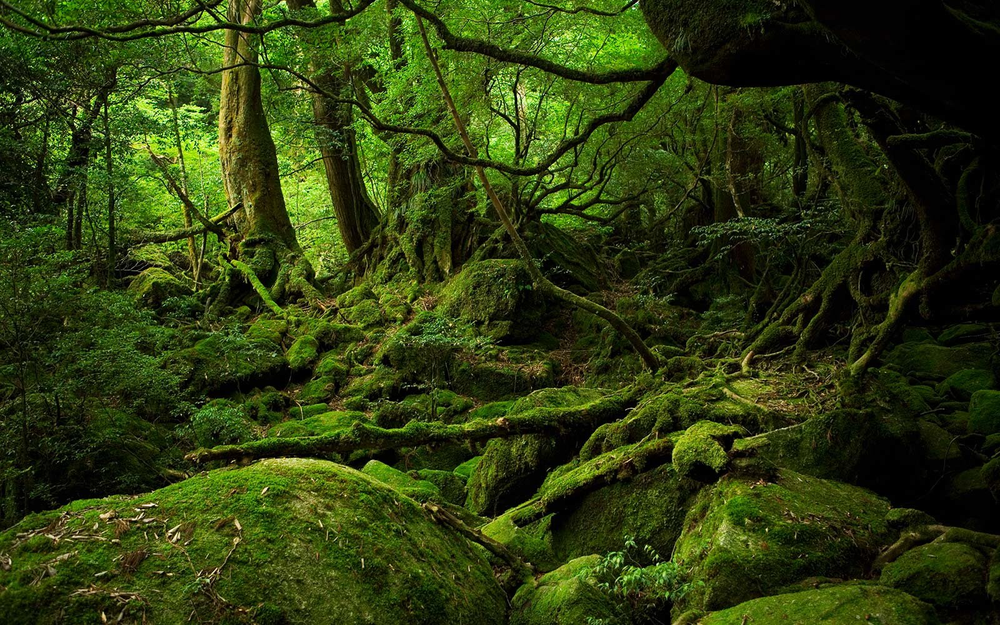
#> input picture server/fire_dataset/non_fire_images/non_fire.101.png, 1000 x 625 px, shrunk from 1600 x 1000 before the run; its folder holds only this picture in this run
$ python main.py
#> lines starting #> are read from the running program, lines starting #| are printed output that depends on the picture
import cv2  # interacting with cameras/video
import matplotlib.pyplot as plt # displaying analyzed images/video
import seaborn as sns   # library for the heatmap functionality
import os

# function to create new dataset of heatmap images
def generate_heatmap(image_path, output_folder):
    # open up an image with cv2
#> called with output_folder = 'fire_dataset/heatmap_non_fire_images'
    image = cv2.imread(image_path, cv2.IMREAD_GRAYSCALE)  # load up image and convert to grayscale
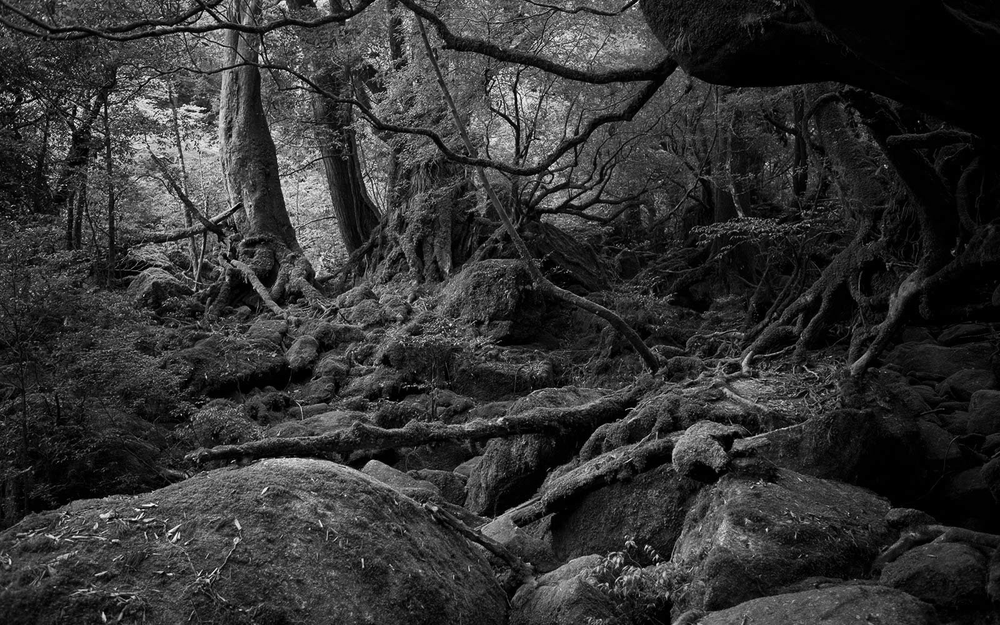
#> image: shape (625, 1000); min 0, max 253, mean 50.9

    # normalize the pixels to values 0 - 1
    normalized_image = image / 255.0

    # display the figure and create the heatmap
    plt.figure(figsize=(8,6))
    sns.heatmap(normalized_image, cmap="inferno", cbar=True)

    # remove axis
    plt.axis('off')

    # save the image
    filename = os.path.basename(image_path)
    output_path = os.path.join(output_folder, filename)
    plt.savefig(output_path)
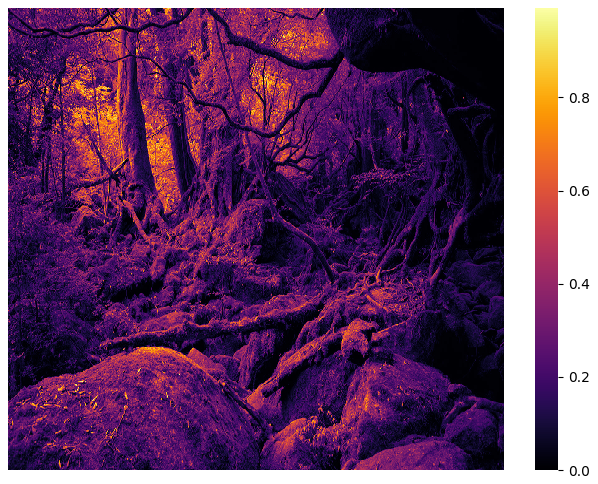
#> figure drawn by matplotlib, 2 panels
    plt.close() # properly close image and remove from memory

# checks to see if this file is the active file being run
# if so, then this code will execute
if __name__ == "__main__":
    input_folder = "fire_dataset/non_fire_images"   # input data
    output_folder = "fire_dataset/heatmap_non_fire_images"  # output dataset
    os.makedirs(output_folder, exist_ok=True)   # create the output folder if it doesn't exist already

    # iterate through images in input folder
    for img in os.listdir(input_folder):
        # create the image path and generate the heatmap
        image_path = os.path.join(input_folder, img)
        generate_heatmap(image_path, output_folder)

$ run again, on server/fire_dataset/non_fire_images/non_fire.109.png
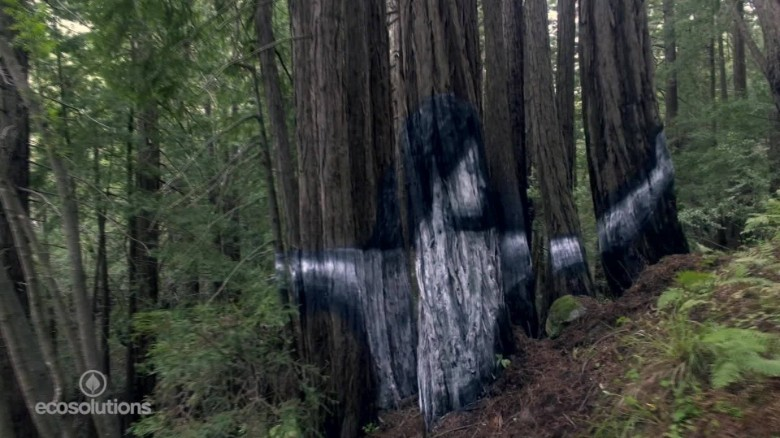
#> input picture server/fire_dataset/non_fire_images/non_fire.109.png, 780 x 438 px
#> in generate_heatmap, `image = cv2.imread(image_path, cv2.IMREAD_GRAYSCALE)`:
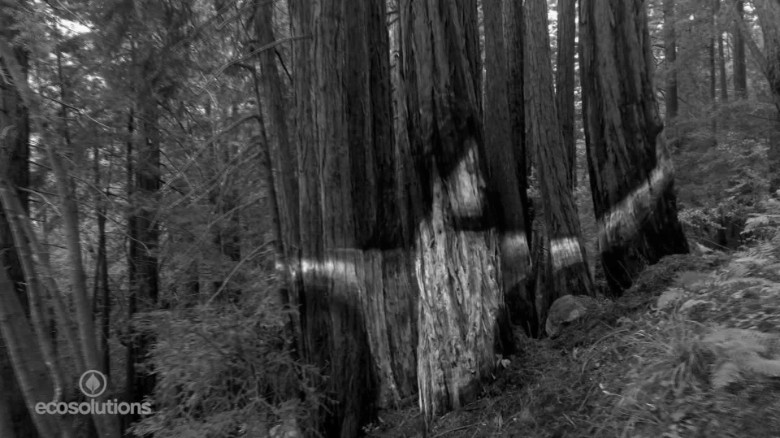
#> image: shape (438, 780); min 0, max 255, mean 60.7
#> in generate_heatmap, `plt.savefig(output_path)`:
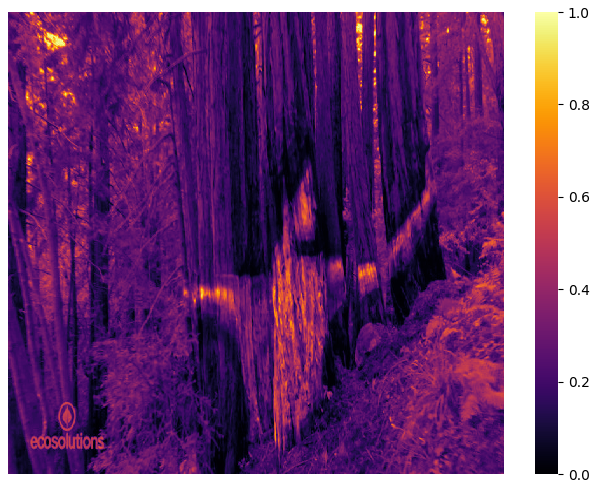
#> figure drawn by matplotlib, 2 panels

$ run again, on server/fire_dataset/non_fire_images/non_fire.115.png
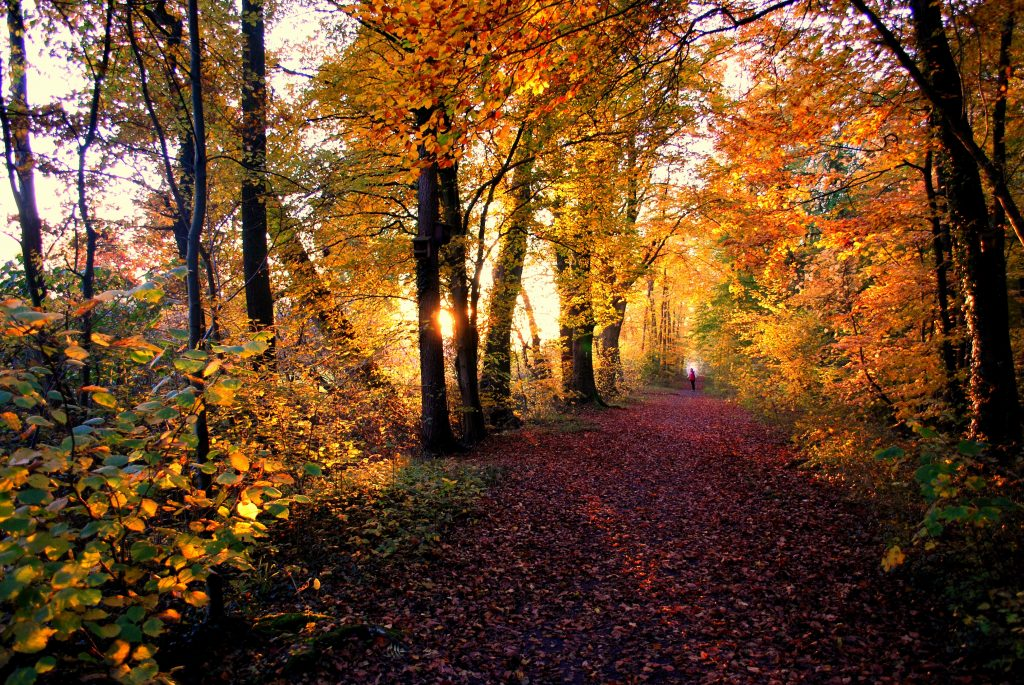
#> input picture server/fire_dataset/non_fire_images/non_fire.115.png, 1024 x 685 px
#> in generate_heatmap, `image = cv2.imread(image_path, cv2.IMREAD_GRAYSCALE)`:
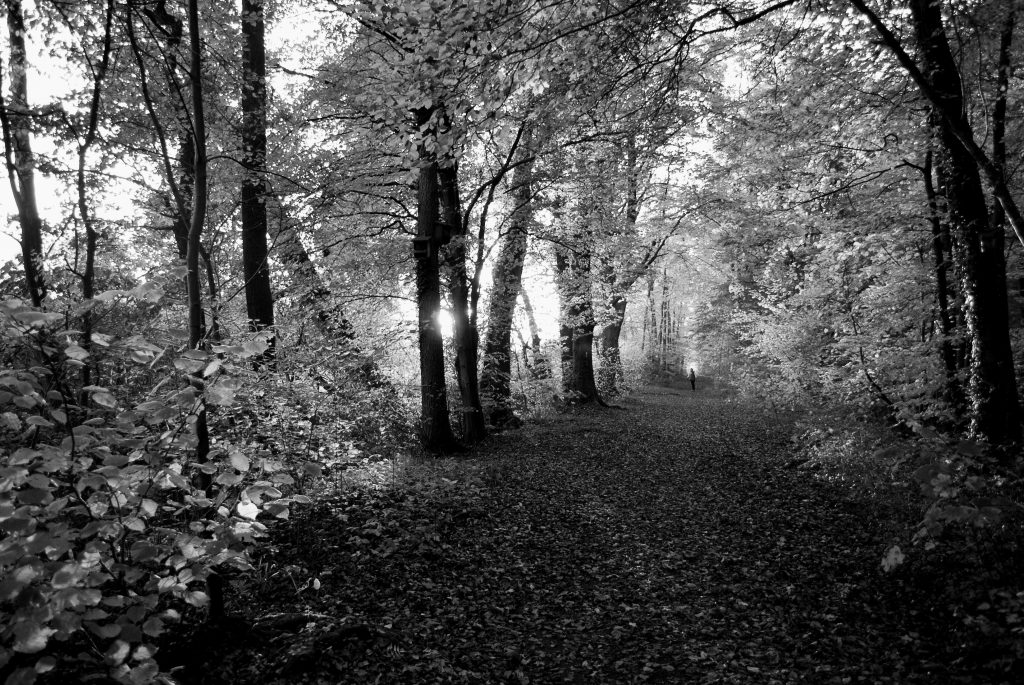
#> image: shape (685, 1024); min 0, max 255, mean 78.1
#> in generate_heatmap, `plt.savefig(output_path)`:
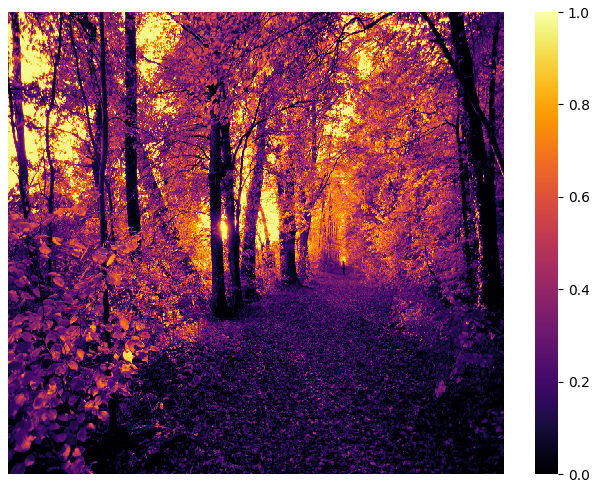
#> figure drawn by matplotlib, 2 panels

$ run again, on server/fire_dataset/non_fire_images/non_fire.116.png
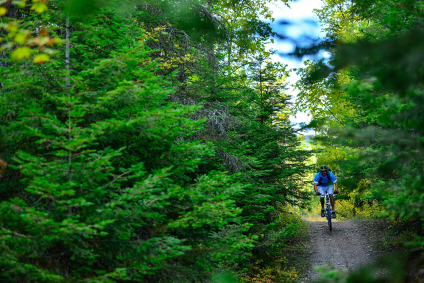
#> input picture server/fire_dataset/non_fire_images/non_fire.116.png, 424 x 283 px
#> in generate_heatmap, `image = cv2.imread(image_path, cv2.IMREAD_GRAYSCALE)`:
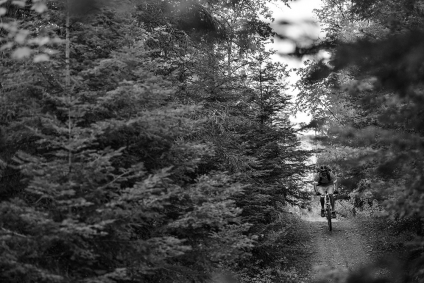
#> image: shape (283, 424); min 2, max 255, mean 72.6
#> in generate_heatmap, `plt.savefig(output_path)`:
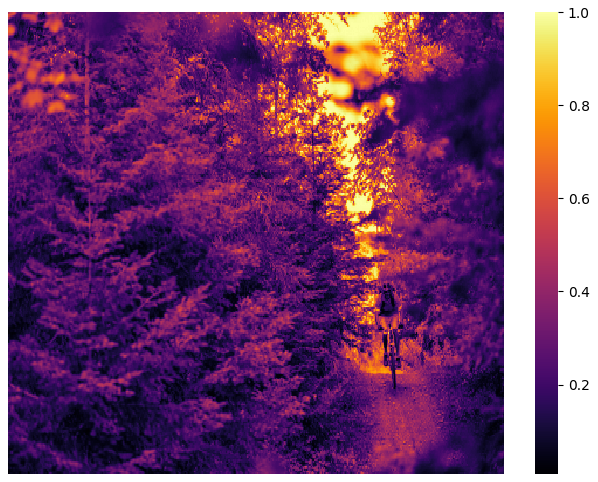
#> figure drawn by matplotlib, 2 panels

$ run again, on server/fire_dataset/non_fire_images/non_fire.106.png
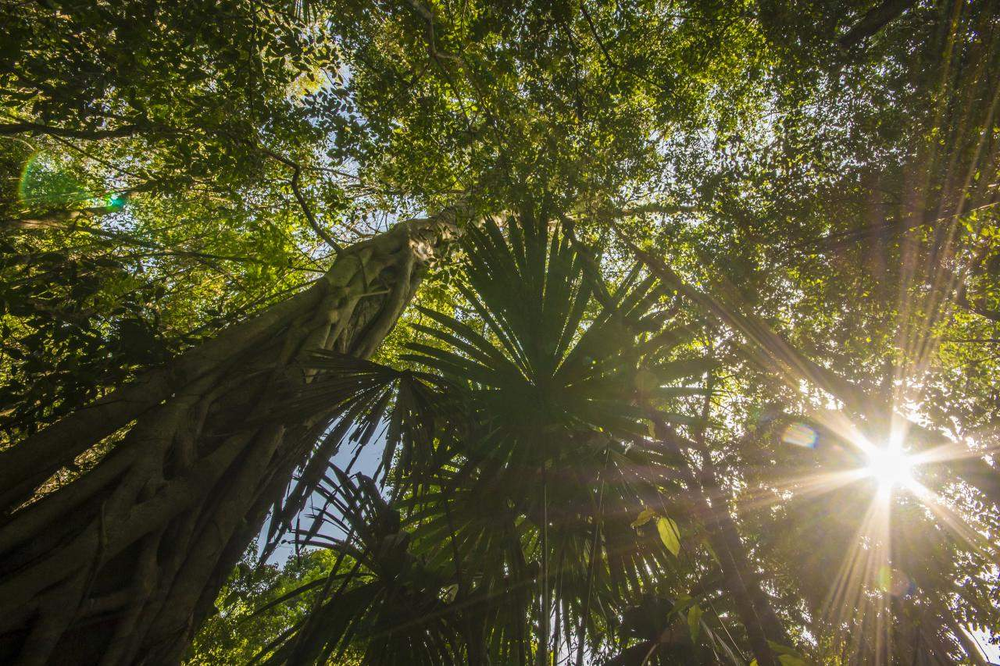
#> input picture server/fire_dataset/non_fire_images/non_fire.106.png, 1000 x 666 px, shrunk from 1280 x 853 before the run
#> in generate_heatmap, `image = cv2.imread(image_path, cv2.IMREAD_GRAYSCALE)`:
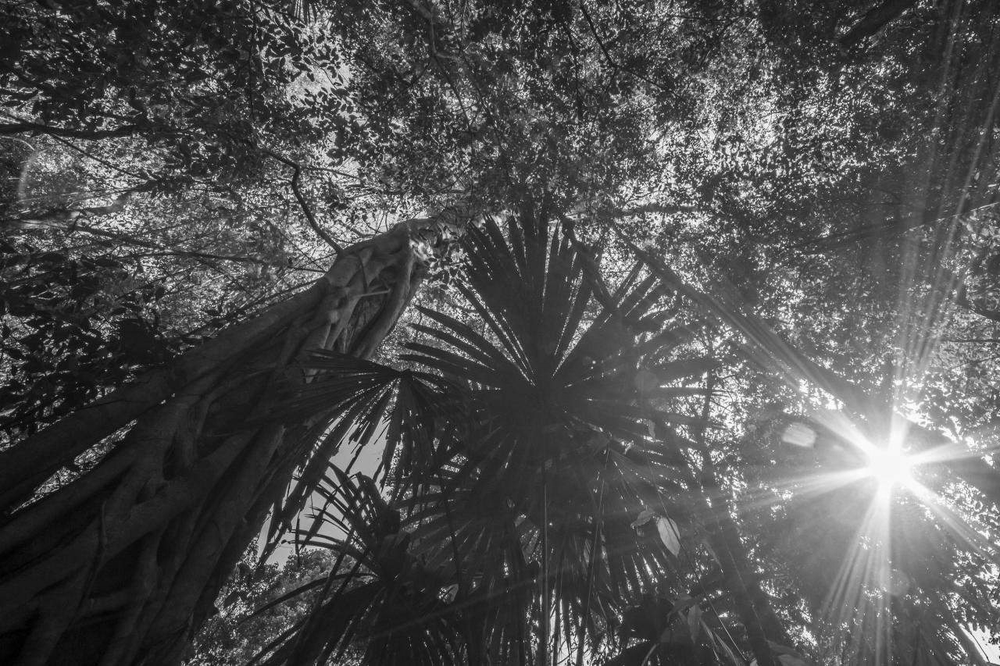
#> image: shape (666, 1000); min 0, max 255, mean 80.5
#> in generate_heatmap, `plt.savefig(output_path)`:
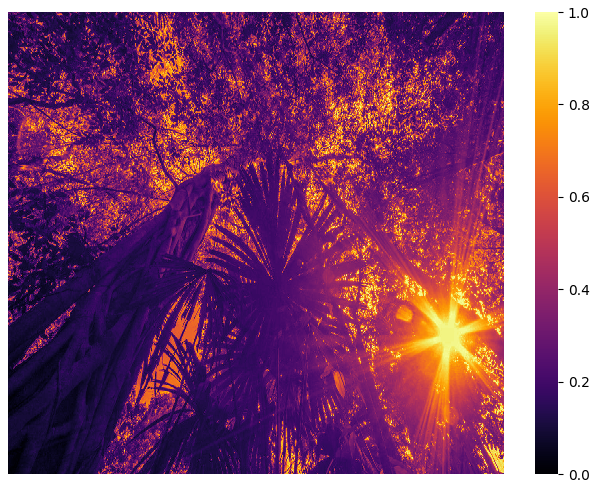
#> figure drawn by matplotlib, 2 panels
